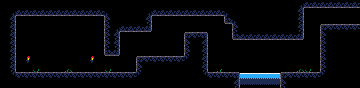

A level layout from a 2D game, rendered from its tile map. Below: a short description, then the map file with tile-grid data replaced by summaries:
An orthogonal 45x11 tile map with 8x8 px tiles, 1 tile layer (Tiles) and 5 objects (5x entity).

<map version="1.10" tiledversion="1.11.2" orientation="orthogonal" renderorder="right-down" width="45" height="11" tilewidth="8" tileheight="8" infinite="0" nextlayerid="3" nextobjectid="6">
 <tileset firstgid="1" source="tileset.tsx" />
 <layer id="1" name="Tiles" width="45" height="11">
  <data>[495 cells, 298 non-empty, 11 distinct tile ids]</data>
 </layer>
 <objectgroup id="2" name="Objects">
  <object id="1" name="player" type="entity" x="72" y="64" width="8" height="8" />
  <object id="2" name="water_tank" type="entity" x="168" y="48" width="8" height="8" />
  <object id="3" name="sign" type="entity" x="120" y="64" width="8" height="8">
   <properties>
    <property name="text" value="tut1" />
   </properties>
  </object>
  <object id="4" name="sign" type="entity" x="224" y="64" width="8" height="8">
   <properties>
    <property name="text" value="tut_water" />
   </properties>
  </object>
  <object id="5" name="home" type="entity" x="40" y="64" width="8" height="8" />
 </objectgroup>
</map>